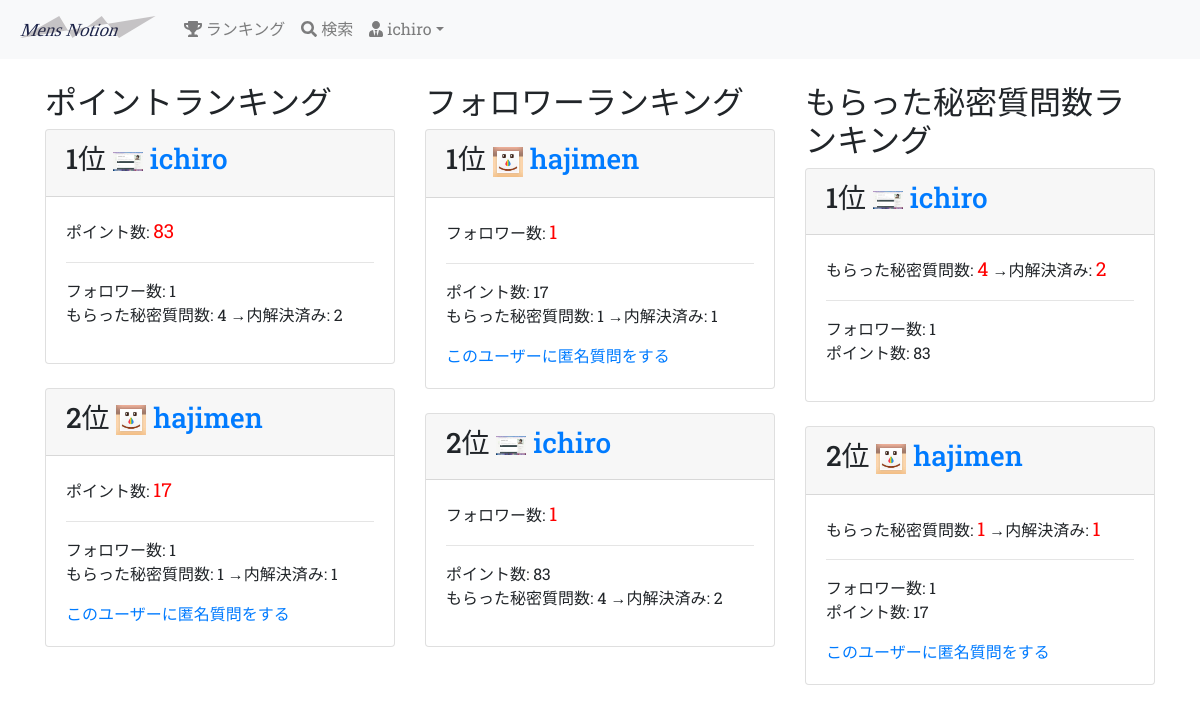
Page /ranking/ (signed in) on the committed database.
### groomings/models.py (models this page shows, shortened)
class User(AbstractBaseUser, PermissionsMixin):
    username = models.CharField(max_length=150)
    email = models.EmailField(max_length=255, unique=True)
    image = models.FileField(upload_to='user_image/', null=True, blank=True)
    point = models.IntegerField(default=50, validators=[MinValueValidator(0)])
    follow = models.ManyToManyField(
        'self', blank=True, symmetrical=False, related_name="follower"
    )
    is_active = models.BooleanField(default=True)
    is_staff = models.BooleanField(default=False) # 管理画面にログインできるかどうか
    USERNAME_FIELD = 'email' # このテーブルのレコードを一意に識別
    REQUIRED_FIELDS = ['username'] # スーパーユーザー作成時に入力する(emailとパスワードは必須だからそれ以外で)
    objects = UserManager()
    class Meta:
        db_table = 'user'

### groomings/views.py (the view)
# urls.py: path(r'ranking/', views.ranking, name='ranking'), # ランキング用のページ
def ranking(request):
    points = User.objects.order_by('-point')[:10]
    follower = User.objects.annotate(num_follower=Count('follower')).order_by('-num_follower')[:10]
    num_que = User.objects.annotate(num_que=Count('user_receive_question')).order_by('-num_que')[:10]
    post_orderby_favo = Post.objects.annotate(num_favo=Count('favorite')).order_by('-num_favo')[:10]
    return render(request, 'groomings/ranking.html',context={"points": points, "followers": follower, "num_que": num_que, "goods": post_orderby_favo}) # , 'id': user_id})

### groomings/templatetags/tag_event.py (called while the page is built)
@register.filter(name="count_nonactive")
def count_nonactive(user):
    return user.user_receive_question.filter(is_active=False).count()

### groomings/templates/groomings/ranking.html (shortened to what this page needs)
{% extends "groomings/base.html" %}
{% load static %}
{% load tag_event %}
{% block content %}
  <div class="row">
    <div class="col-md-4">
      <h2>ポイントランキング</h2>
      {% for userrank in points %}
       <div class="card">
          <div class="card-header">
            <h3>{{ forloop.counter }}位
              {% if userrank.image %}
                <img src="{{ userrank.image.url }}" alt="" width="30px">
              {% else %}
                <img src="{% static 'static_image/default.png' %}" alt="" width="30px">
              {% endif %}
              <a href="{% url 'groomings:user' userrank.id  %}">{{ userrank.username }}</a>
            </h3>
          </div>
          <div class="card-body">
            <p>
              ポイント数: <span class="number">{{ userrank.point }}</span><hr>
              フォロワー数: <span>{{ userrank.follower.count }}</span><br>
              もらった秘密質問数: <span>{{ userrank.user_receive_question.count }}</span> →内解決済み: <span>{{ userrank | count_nonactive }}</span>
            </p>
            {% if request.user.is_authenticated %}
              {% if userrank != request.user %}
                <a href="{% url 'groomings:create_question' userrank.id %}">このユーザーに匿名質問をする</a>
              {% endif %}
            {% endif %}
          </div>
        </div>
        <br>
      {% endfor %}
    </div>
    <div class="col-md-4">
      <h2>フォロワーランキング</h2>
      {% for follower in followers %}
        <div class="card">
          <div class="card-header">
            <h3>{{ forloop.counter }}位
              {% if follower.image %}
                <img src="{{ follower.image.url }}" alt="" width="30px">
              {% else %}
                <img src="{% static 'static_image/default.png' %}" alt="" width="30px">
              {% endif %}
              <a href="{% url 'groomings:user' follower.id  %}">{{ follower.username }}</a>
            </h3>
          </div>
          <div class="card-body">
            <p>
              フォロワー数: <span class="number">{{ follower.follower.count }}</span><hr>
              ポイント数: <span>{{ follower.point }}</span><br>
              もらった秘密質問数: <span>{{ follower.user_receive_question.count }}</span> →内解決済み: <span>{{ follower | count_nonactive }}</span>
            </p>
            {% if request.user.is_authenticated %}
              {% if follower != request.user %}
                <a href="{% url 'groomings:create_question' follower.id %}">このユーザーに匿名質問をする</a>
              {% endif %}
            {% endif %}
          </div>
        </div>
        <br>
      {% endfor %}
    </div>
    <div class="col-md-4">
      <h2>もらった秘密質問数ランキング</h2>
      {% for que in num_que %}
        <div class="card">
          <div class="card-header">
            <h3>{{ forloop.counter }}位
              {% if que.image %}
                <img src="{{ que.image.url }}" alt="" width="30px">
              {% else %}
                <img src="{% static 'static_image/default.png' %}" alt="" width="30px">
              {% endif %}
              <a href="{% url 'groomings:user' que.id  %}">{{ que.username }}</a>
            </h3>
          </div>
          <div class="card-body">
            <p>
              もらった秘密質問数: <span class="number">{{ que.user_receive_question.count }}</span> →内解決済み: <span class="number">{{ que | count_nonactive }}</span><hr>
              フォロワー数: <span>{{ que.follower.count }}</span><br>
              ポイント数: <span>{{ que.point }}</span><br>
            </p>
            {% if request.user.is_authenticated %}
              {% if que != request.user %}
                <a href="{% url 'groomings:create_question' que.id %}">このユーザーに匿名質問をする</a>
              {% endif %}
            {% endif %}
          </div>
        </div>
        <br>
      {% endfor %}
    </div>
</div>
{% endblock %}

### groomings/templates/groomings/base.html (shortened to what this page needs)
{% load static %}<!DOCTYPE html>
<html lang="ja">
    <head>
        <link rel="stylesheet" href="https://stackpath.bootstrapcdn.com/bootstrap/4.5.0/css/bootstrap.min.css">
        <link rel="stylesheet" type="text/css" href="{% static 'base.css' %}">
    </head>
    <body>
        <header class="mb-4">
            <nav class="navbar navbar-expand-sm navbar-light bg-light">
                <a href="{% url 'groomings:top' %}" class="navbar-brand"><img src="{% static 'static_image/logo.svg' %}" height="30px"></a>
                <div class="collapse navbar-collapse" id="nav-bar">
                    <ul class="navbar-nav">
                        <li class="nav-item"><a href="{% url 'groomings:ranking' %}" class="nav-link"><i class="fas fa-trophy"></i> ランキング</a></li>
                        <li class="nav-item"><a href="{% url 'groomings:search' %}" class="nav-link"><i class="fas fa-search"></i> 検索</a></li>
                        <li class="nav-item dropdown">
                            {% if request.user.is_authenticated %}
                            <a href="#" class="nav-link dropdown-toggle" data-toggle="dropdown"><i class="fas fa-user-tie"></i> {{ request.user.username }}</a>
                            {% endif %}
                        </li>
                    </ul>
                </div>
            </nav>
        </header>
        <div class="container">
            {% block content %}{% endblock %}
        </div>
    </body>
</html>

### static/base.css (style rules this page uses)
html, body { font-family: 'Roboto Slab', serif; }
.number { color: red; font-size: larger; }

### rows in the picture
User: user.username "ichiro", image (picture), username "ichiro", point "83", follower.count "1", user_receive_question.count "4", id "2"
User: username "hajimen", point "17", follower.count "1", user_receive_question.count "1", id "1", shows "このユーザーに匿名質問をする"
